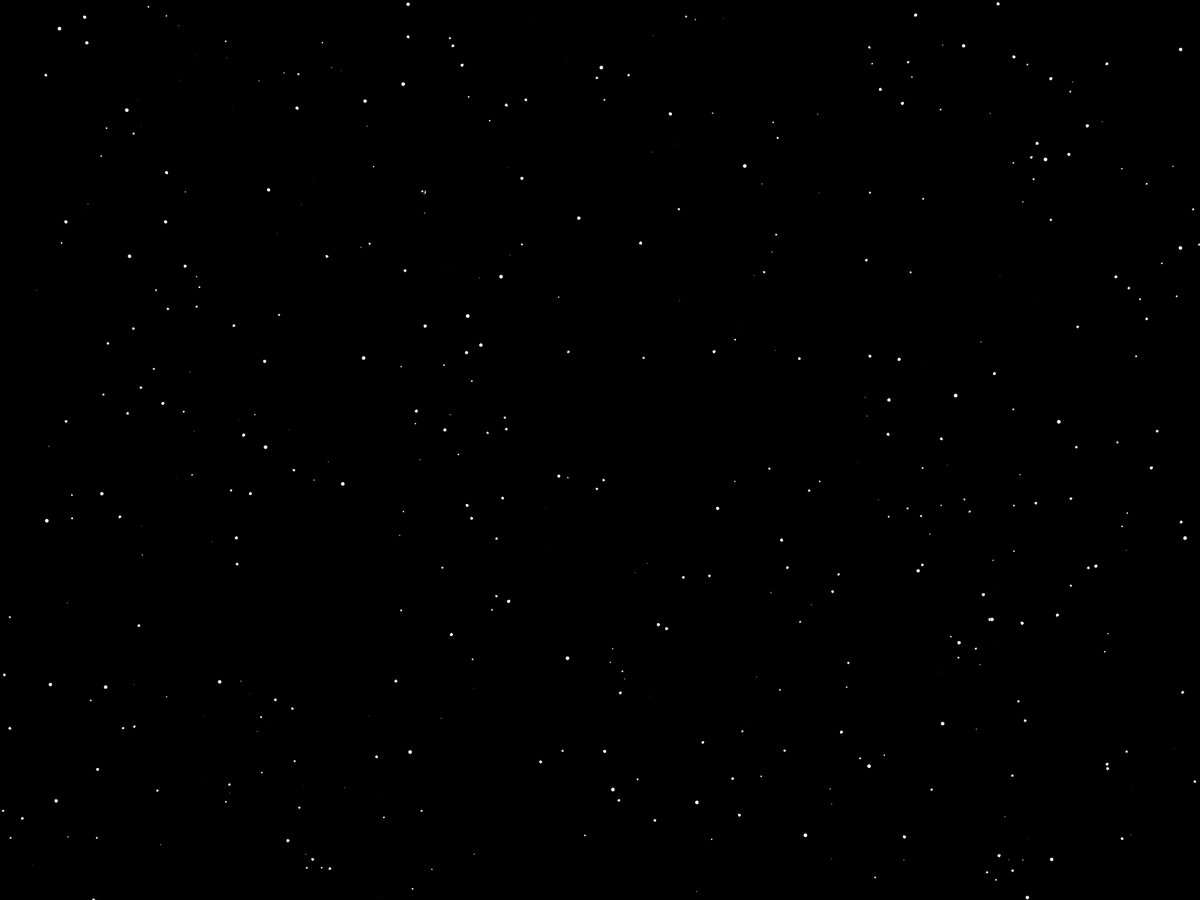
Frame 1 (no input)
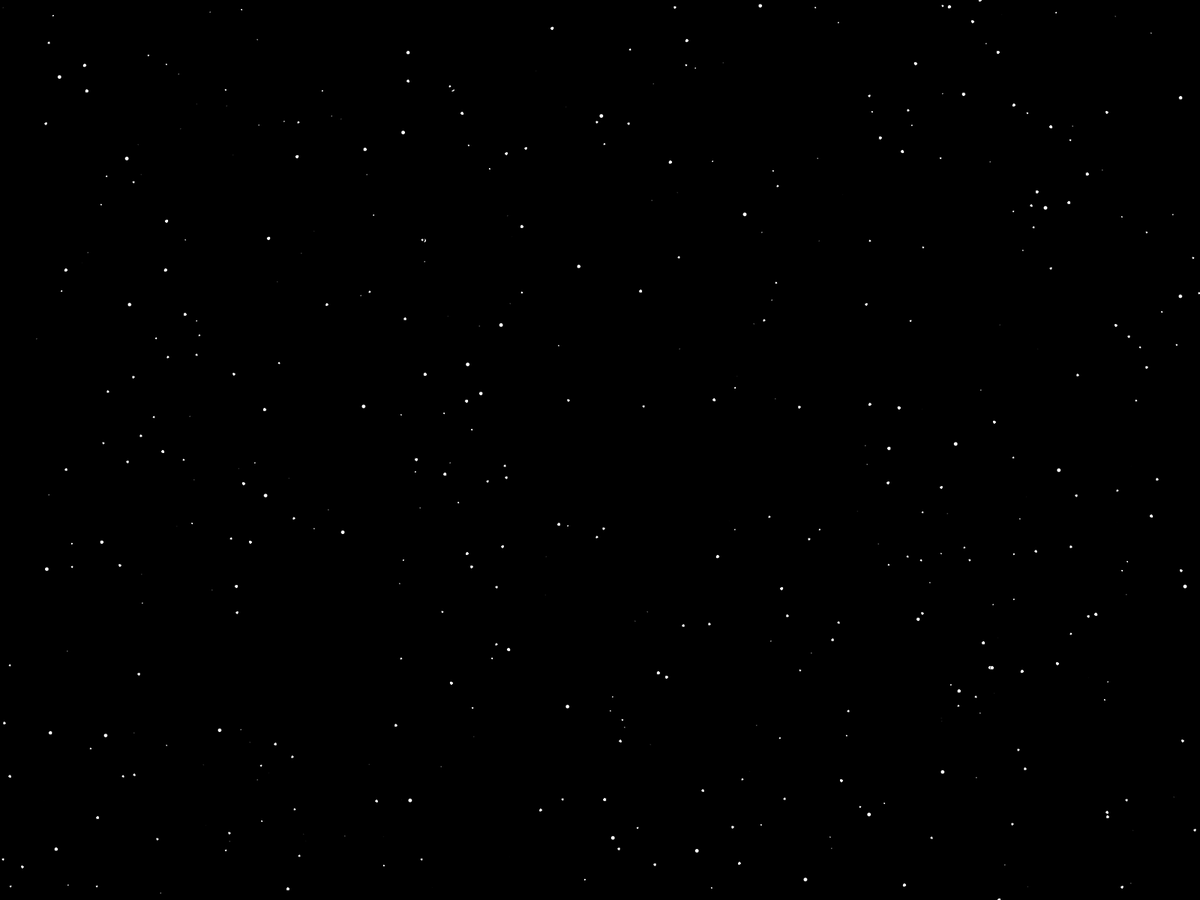
Frame 60 (the mouse pressed at the canvas centre just before this capture)
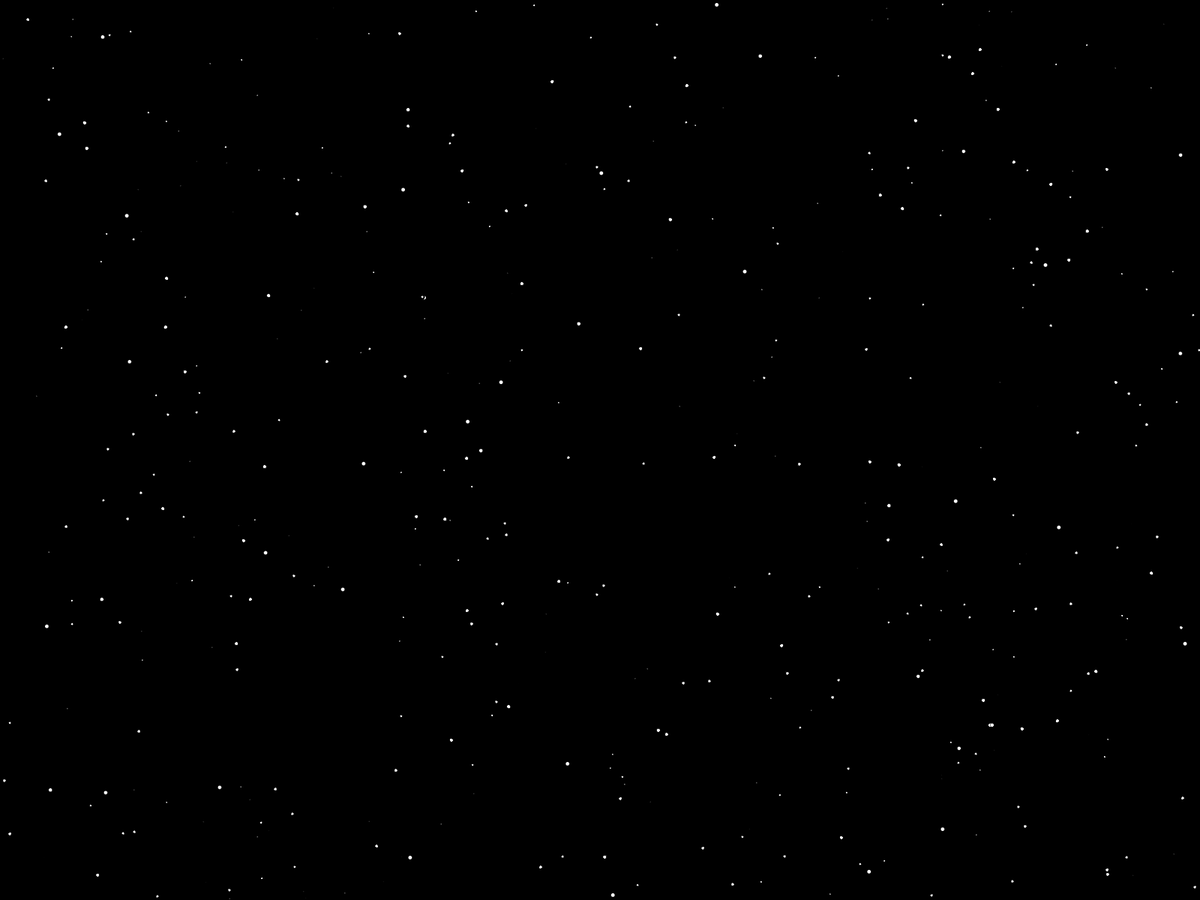
Frame 120 (the mouse held since frame 60 and released just before this capture)

The Processing sketch that drew these frames (run headless with seeded random() and noise(); from frame 60 on, the mouse is pressed at the canvas centre):

// Processing sketch: snowfall
// ── snowfall.pde
Snowflake[] points;
int density;
float gravity;

void setup() {
  density = 500;
  gravity = 0.03;
  //size(600, 600);
  fullScreen(0);
  background(0);
  points = new Snowflake[density];
  for (int i = 0; i < density; i++) {
    points[i] = new Snowflake();
  }
}

void draw() {
  background(0);
  for (Snowflake p : points) {
    p.update(gravity);
  }
}

void keyPressed() {
  switch(key) {
    case 'q':
      println("Quitting...");
      noLoop();
      exit();
      break;
    case 'p':
      println("Pausing...");
      delay(5000);
      break;
  }
}

// ── Snowflake.pde
class Snowflake {
  PVector position, velocity, acceleration;
  float area, mass;
  boolean floater = false;
  
  Snowflake() {
    float _x = random(width);
    float _y = random(height);
    this.position = new PVector(_x, _y);  
    this.mass = 0.1;
    if (random(1) <= 0.05) {
      this.floater = true;
    }
    reset();
  }
  
  void applyForce(PVector force) {
    PVector f = force.copy();
    f.mult(this.mass);
    this.acceleration.add(f);
  }
  
  void cycle() {
    if (this.position.y > height) {
     this.position.y = random(10) - 5;
     this.position.x = random(width);
     reset(); 
    }
  }
  
  void reset() {
    this.velocity = new PVector(0, 1);
    this.acceleration = new PVector(0, 0);
    this.area = random(10);
  }
  
  void show() {
    ellipseMode(CENTER);
    strokeWeight(this.area);
    circle(this.position.x, this.position.y, 5);
  }
  
  void update(float gravity) {
    if (!this.floater) {
      applyForce(new PVector(0, gravity));
    }
    this.velocity.add(this.acceleration);
    this.position.add(this.velocity);
    this.acceleration.mult(0);
    cycle();
    show();
  }
  
}
